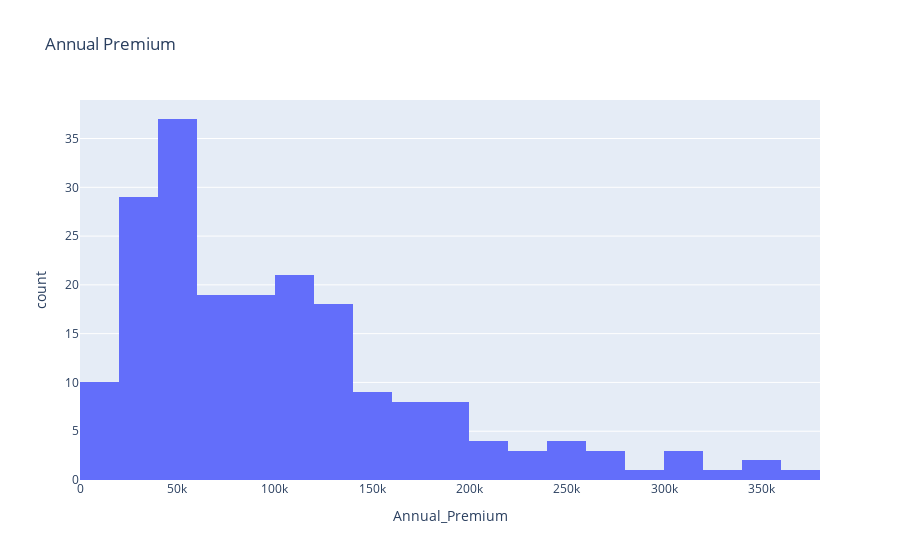

The notebook cell saved with this chart:
### Code cell
px.histogram(df, x="Annual_Premium", nbins=30,title="Annual Premium")

### Figure 1 — Plotly figure (JSON) as saved in the notebook; plotly's stock layout.template omitted (floating-point values rounded to 4 significant figures; data arrays with more than 128 entries replaced by an {"elided": "..."} marker saying what was removed)
{"data": [{"alignmentgroup": "True", "bingroup": "x", "hovertemplate": "Annual_Premium=%{x}<br>count=%{y}<extra></extra>", "legendgroup": "", "marker": {"color": "#636efa", "pattern": {"shape": ""}}, "name": "", "nbinsx": 30, "offsetgroup": "", "orientation": "v", "showlegend": false, "type": "histogram", "x": {"elided": "200 int values"}, "xaxis": "x", "yaxis": "y"}], "layout": {"barmode": "relative", "legend": {"tracegroupgap": 0}, "title": {"text": "Annual Premium"}, "xaxis": {"anchor": "y", "domain": [0, 1], "title": {"text": "Annual_Premium"}}, "yaxis": {"anchor": "x", "domain": [0, 1], "title": {"text": "count"}}}}
